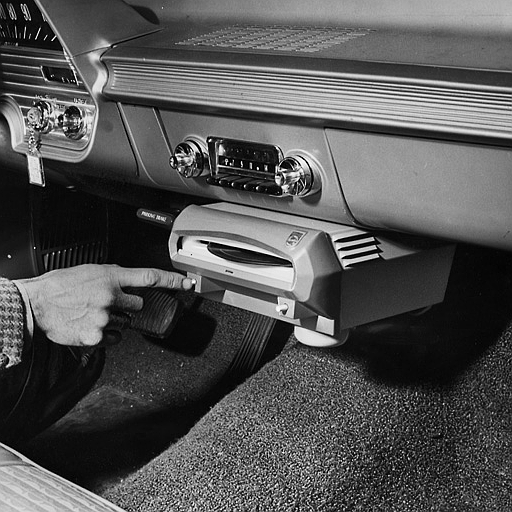
%> input picture lab4/1.gif, 512 x 512 px
$ octave task7_2.m   (GNU Octave 9; MATLAB toolbox functions it lacks are replaced by stand-ins)
%> lines starting %> are read from the running program, lines starting %| are printed output that depends on the picture
### lab4/mydwt2.m
function [a,h,v,d] = mydwt2(x)
% Вычисление одноуровневого ДВП-преобразования bior4.4
% Из саббэндов отбрасываются избыточные пары строк и столбцов
% по краям, представляющие собой симметричные отражения.
% В результате объем данных не увеличивается
% ВАЖНО: количество строк и столбцов во входном
% массиве х должно быть четным!
dwtmode('symw','nodisp');

[A,H,V,D] = dwt2(x,'bior4.4');
dim = size(A);
%> dim = [260 260]

a = A(3 : dim(1)-2, 3 : dim(2)-2);
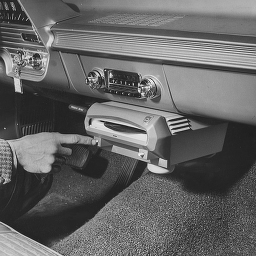
%> a: size 256x256 double; min -0.222, max 1.83, mean 0.589; drawn with min black and max white
h = H(3 : dim(1)-2, 3 : dim(2)-2);
v = V(3 : dim(1)-2, 3 : dim(2)-2);
d = D(3 : dim(1)-2, 3 : dim(2)-2);

return

### lab4/ImDWT.m
function [y] = ImDWT(x, l)
% рекурсивное вычисление двумерного l-уровневого ДВП biort4.4 массива x
% с сохранением размерности массивов x, y.
% ВАЖНО: число строк и число столбцов во входном массиве должно быть
% кратным 2^l, где возможные значения l:  1..6

if nargin < 2
    l = 1; % по умолчанию одноуровневое преобразование
end

if l<0 l=uint8(0);
elseif l>6 l=uint8(6);
else l = uint8(l);
end

if (l==0) y=x; return;
end

[a, b, c, d] =  mydwt2(x);

l = l -1;

a = ImDWT(a,l);
%> in mydwt2 (call 3), `[A,H,V,D] = dwt2(x,'bior4.4');`:
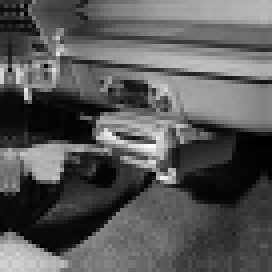
%> A: size 68x68 double (shown 4 times larger); min 0.165, max 6.58, mean 2.39; drawn with min black and max white
%> in mydwt2 (call 3), `[A,H,V,D] = dwt2(x,'bior4.4');`:
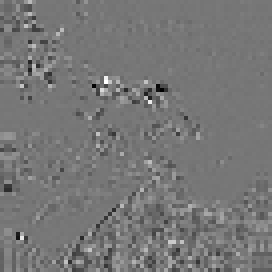
%> D: size 68x68 double (shown 4 times larger); min -0.971, max 1.11, mean -0.00189; drawn with min black and max white
%> in mydwt2 (call 3), `a = A(3 : dim(1)-2, 3 : dim(2)-2);`:
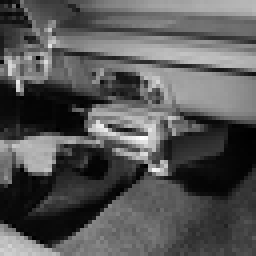
%> a: size 64x64 double (shown 4 times larger); min 0.165, max 6.58, mean 2.35; drawn with min black and max white
%> in mydwt2 (call 3), `d = D(3 : dim(1)-2, 3 : dim(2)-2);`:
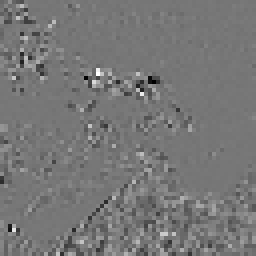
%> d: size 64x64 double (shown 4 times larger); min -0.971, max 1.11, mean -0.0011; drawn with min black and max white

y = [a b; c d];
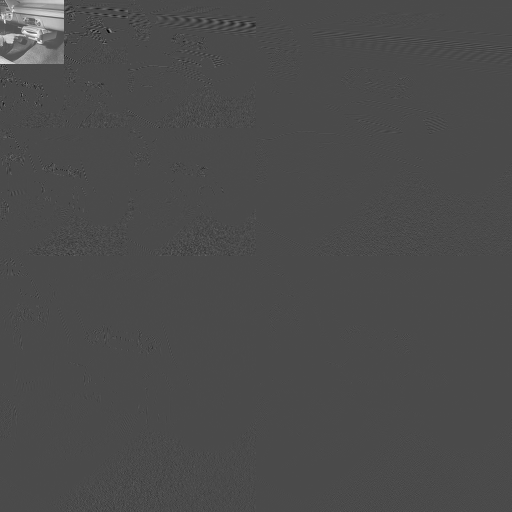
%> y: size 512x512 double; min -2.73, max 6.58, mean 0.0367; drawn with min black and max white

### lab4/quantize_dead_zone.m
function c = quantize_dead_zone(a,b)
% К ПУНКТУ №4 ЗАДАНИЯ
  % c = round(a./b);                % равномерное квантование
   c = sign(a).*fix(abs(a)./b);    % квантование с мертвой зоной

### lab4/common.m
%%%%%%%%%%%%%%%%%%%%%%%%%%%%%%%%%%%%%%%%%%%%%%%%%%%%%%%%%%%%%%%%%
%     64-разрядное целочисленное АРИФМЕТИЧЕСКОЕ КОДИРОВАНИЕ     %
%                   С. Умняшкин, 2019.                          %
%                       www.miet.ru                             %
% Реализовано на базе статьи     Witten I., Neal R., Cleary J.  %
% Arithmetic Coding For Data Compression // Comm. ACM, Vol. 30, %
% No.6, June 1987. - pp.520-540.                                %
%%%%%%%%%%%%%%%%%%%%%%%%%%%%%%%%%%%%%%%%%%%%%%%%%%%%%%%%%%%%%%%%%

%   Скрипт глобальных констант и переменных

%constants
BITS_IN_REGISTER = uint8(48);
TOP_VALUE = uint64(bitshift(1,BITS_IN_REGISTER) -1);    % 1111...1
FIRST_QTR = uint64(bitshift(TOP_VALUE,-2) +1);          % 0100...0
HALF = uint64(2*FIRST_QTR);                             % 1000...0
THIRD_QTR = uint64(3*FIRST_QTR);                        % 1100...0
MAX_FREQUENCY =	uint32(bitshift(1, 15));
NO_OF_CHARS	= uint16(256);
EOF_SYMBOL	= uint16(NO_OF_CHARS);        % char-коды: 0..NO_OF_CHARS-1
NO_OF_SYMBOLS = uint16(NO_OF_CHARS+1);

%variables
low = uint64(0);
high = uint64(TOP_VALUE);
cum = uint64(0);
range = uint64(high+1);
symbol = uint16(0);
buffer = uint16(0);
c = uint16(0);
% initialize model
cum_freq = uint64(0:NO_OF_SYMBOLS);

### lab4/start_encoding.m
%%%%%%%%%%%%%%%%%%%%%%%%%%%%%%%%%%%%%%%%%%%%%%%%%%%%%%%%%%%%%%%%%
%     64-разрядное целочисленное АРИФМЕТИЧЕСКОЕ КОДИРОВАНИЕ     %
%                   С. Умняшкин, 2019.                          %
%                       www.miet.ru                             %
% Реализовано на базе статьи     Witten I., Neal R., Cleary J.  %
% Arithmetic Coding For Data Compression // Comm. ACM, Vol. 30, %
% No.6, June 1987. - pp.520-540.                                %
%%%%%%%%%%%%%%%%%%%%%%%%%%%%%%%%%%%%%%%%%%%%%%%%%%%%%%%%%%%%%%%%%
common;   % Globals
bits_to_go = uint8(16);
bits_to_follow = uint8(0);

### lab4/task7_2.m
%%%%%%%%%%%%%%%%%%%%%%%%%%%%%%%%%%%%%%%%%%%%%%%%%%%%%%%%%%%%%%%%%%%%%%%%%
%    Учебный вейвлет-кодек для сжатия ч/б фотографических изображений   %
%                   С. Умняшкин, 2019.                                  %
%                       www.miet.ru                                     %
%        Ограничения на размер изображения: количество строк и          %
%            количество столбцов должно быть кратно 16.                 %
%  После дискретного вейвлет-преобразования biort4.4 коэффициенты       %
%    разложения скалярно квантуются и арифметически кодируются.         %
%%%%%%%%%%%%%%%%%%%%%%%%%%%%%%%%%%%%%%%%%%%%%%%%%%%%%%%%%%%%%%%%%%%%%%%%%
        % Скрипт для выполнения пункта №7 домашнего задания
clear
clc
x = im2double(imread('1.gif'));  %обрабатываемое изображение
qstep = [0.0769 0.08 0.085 0.09 0.25 0.3 0.35 0.4]; % шаг квантования ДВП-коэффициентов (регулировка ошибки)
Levels = 3; % Количество уровней ДВП-разложения
for my_ind = 1:length(qstep)
y = ImDWT(x,Levels);
imshow(log(0.001+abs(y)),[]);% отображаем вейвлет-спектр
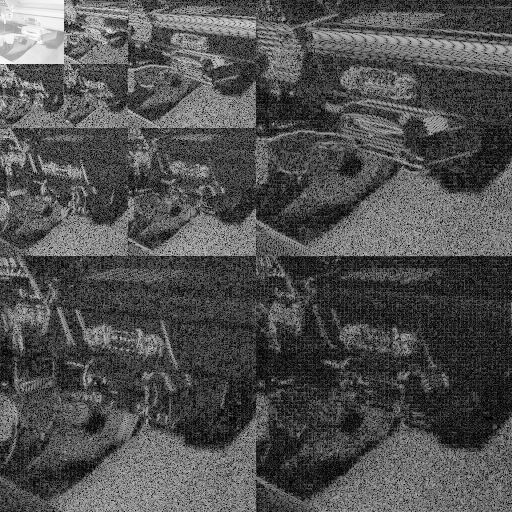
%> displayed picture: size 512x512, on the screen's scale of 0 to 255; min 0, max 255, mean 80.3

Q = ones(size(y))*qstep(my_ind);    % Матрица квантования
y = quantize_dead_zone(y,Q);          % Лучше квантовать с мёртвой зоной

fprintf(" Кодирование...\n");
out = fopen('jp2.ar',"w");  % выходной файл сжатых данных
start_encoding;
cum_freq(130:NO_OF_SYMBOLS+1) = cum_freq(130:NO_OF_SYMBOLS+1) +10000;
%> (the run ends here)
